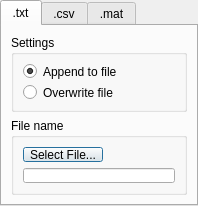
<?xml version="1.0" encoding="UTF-8"?>
<ui version="4.0">
 <class>SaveFileDialog</class>
 <widget class="QDialog" name="SaveFileDialog">
  <property name="geometry">
   <rect>
    <x>0</x>
    <y>0</y>
    <width>198</width>
    <height>206</height>
   </rect>
  </property>
  <property name="minimumSize">
   <size>
    <width>198</width>
    <height>206</height>
   </size>
  </property>
  <property name="windowTitle">
   <string>Dialog</string>
  </property>
  <property name="sizeGripEnabled">
   <bool>false</bool>
  </property>
  <property name="modal">
   <bool>false</bool>
  </property>
  <layout class="QGridLayout" name="gridLayout">
   <property name="leftMargin">
    <number>0</number>
   </property>
   <property name="topMargin">
    <number>0</number>
   </property>
   <property name="rightMargin">
    <number>0</number>
   </property>
   <property name="bottomMargin">
    <number>0</number>
   </property>
   <item row="0" column="0">
    <widget class="QTabWidget" name="tabWidget">
     <property name="tabPosition">
      <enum>QTabWidget::North</enum>
     </property>
     <property name="tabShape">
      <enum>QTabWidget::Rounded</enum>
     </property>
     <property name="currentIndex">
      <number>0</number>
     </property>
     <widget class="QWidget" name="tab_txt">
      <attribute name="title">
       <string>.txt</string>
      </attribute>
      <layout class="QGridLayout" name="gridLayout_2">
       <item row="1" column="0" alignment="Qt::AlignBottom">
        <widget class="QGroupBox" name="txt_group_file">
         <property name="title">
          <string>File name</string>
         </property>
         <layout class="QVBoxLayout" name="verticalLayout">
          <item alignment="Qt::AlignLeft">
           <widget class="QPushButton" name="txt_button_select_file">
            <property name="text">
             <string>Select File...</string>
            </property>
           </widget>
          </item>
          <item>
           <widget class="QLineEdit" name="txt_lineEdit_file_name">
            <property name="enabled">
             <bool>true</bool>
            </property>
            <property name="echoMode">
             <enum>QLineEdit::Normal</enum>
            </property>
            <property name="alignment">
             <set>Qt::AlignLeading|Qt::AlignLeft|Qt::AlignVCenter</set>
            </property>
            <property name="readOnly">
             <bool>true</bool>
            </property>
            <property name="clearButtonEnabled">
             <bool>false</bool>
            </property>
           </widget>
          </item>
         </layout>
        </widget>
       </item>
       <item row="0" column="0">
        <widget class="QGroupBox" name="txt_group_settings">
         <property name="sizePolicy">
          <sizepolicy hsizetype="Preferred" vsizetype="Expanding">
           <horstretch>0</horstretch>
           <verstretch>0</verstretch>
          </sizepolicy>
         </property>
         <property name="title">
          <string>Settings</string>
         </property>
         <layout class="QVBoxLayout" name="verticalLayout_4">
          <item>
           <widget class="QRadioButton" name="txt_selection_add">
            <property name="text">
             <string>Append to file</string>
            </property>
            <property name="checked">
             <bool>true</bool>
            </property>
           </widget>
          </item>
          <item>
           <widget class="QRadioButton" name="txt_selection_overwrite">
            <property name="text">
             <string>Overwrite file</string>
            </property>
           </widget>
          </item>
         </layout>
        </widget>
       </item>
      </layout>
     </widget>
     <widget class="QWidget" name="tab_csv">
      <attribute name="title">
       <string>.csv</string>
      </attribute>
      <layout class="QGridLayout" name="gridLayout_3">
       <item row="0" column="0">
        <widget class="QGroupBox" name="groupBox_4">
         <property name="sizePolicy">
          <sizepolicy hsizetype="Preferred" vsizetype="Expanding">
           <horstretch>0</horstretch>
           <verstretch>0</verstretch>
          </sizepolicy>
         </property>
         <property name="title">
          <string>Settings</string>
         </property>
        </widget>
       </item>
       <item row="1" column="0">
        <widget class="QGroupBox" name="groupBox_3">
         <property name="title">
          <string>File name</string>
         </property>
         <layout class="QVBoxLayout" name="verticalLayout_2">
          <item alignment="Qt::AlignLeft">
           <widget class="QPushButton" name="csv_button_select_file">
            <property name="text">
             <string>Select File...</string>
            </property>
           </widget>
          </item>
          <item>
           <widget class="QLineEdit" name="csv_lineEdit_file_name">
            <property name="enabled">
             <bool>true</bool>
            </property>
            <property name="echoMode">
             <enum>QLineEdit::Normal</enum>
            </property>
            <property name="alignment">
             <set>Qt::AlignLeading|Qt::AlignLeft|Qt::AlignVCenter</set>
            </property>
            <property name="readOnly">
             <bool>true</bool>
            </property>
            <property name="clearButtonEnabled">
             <bool>false</bool>
            </property>
           </widget>
          </item>
         </layout>
        </widget>
       </item>
      </layout>
     </widget>
     <widget class="QWidget" name="tab_mat">
      <attribute name="title">
       <string>.mat</string>
      </attribute>
      <layout class="QGridLayout" name="gridLayout_4">
       <item row="0" column="0">
        <widget class="QGroupBox" name="groupBox_5">
         <property name="sizePolicy">
          <sizepolicy hsizetype="Preferred" vsizetype="Expanding">
           <horstretch>0</horstretch>
           <verstretch>0</verstretch>
          </sizepolicy>
         </property>
         <property name="title">
          <string>Settings</string>
         </property>
        </widget>
       </item>
       <item row="1" column="0">
        <widget class="QGroupBox" name="groupBox_6">
         <property name="title">
          <string>File name</string>
         </property>
         <layout class="QVBoxLayout" name="verticalLayout_3">
          <item alignment="Qt::AlignLeft">
           <widget class="QPushButton" name="mat_button_select_file">
            <property name="text">
             <string>Select File...</string>
            </property>
           </widget>
          </item>
          <item>
           <widget class="QLineEdit" name="mat_lineEdit_file_name">
            <property name="enabled">
             <bool>true</bool>
            </property>
            <property name="echoMode">
             <enum>QLineEdit::Normal</enum>
            </property>
            <property name="alignment">
             <set>Qt::AlignLeading|Qt::AlignLeft|Qt::AlignVCenter</set>
            </property>
            <property name="readOnly">
             <bool>true</bool>
            </property>
            <property name="clearButtonEnabled">
             <bool>false</bool>
            </property>
           </widget>
          </item>
         </layout>
        </widget>
       </item>
      </layout>
     </widget>
    </widget>
   </item>
  </layout>
 </widget>
 <resources/>
 <connections/>
</ui>
